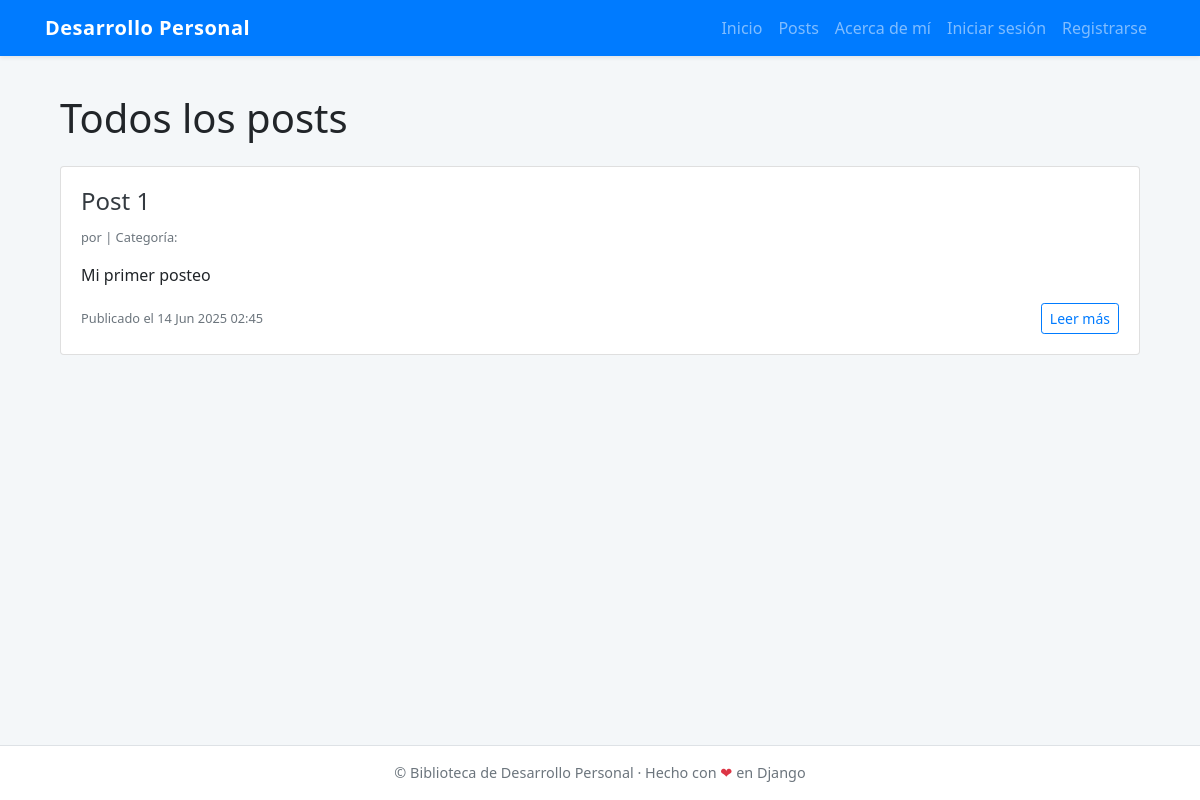
The app's page /result/, older data.
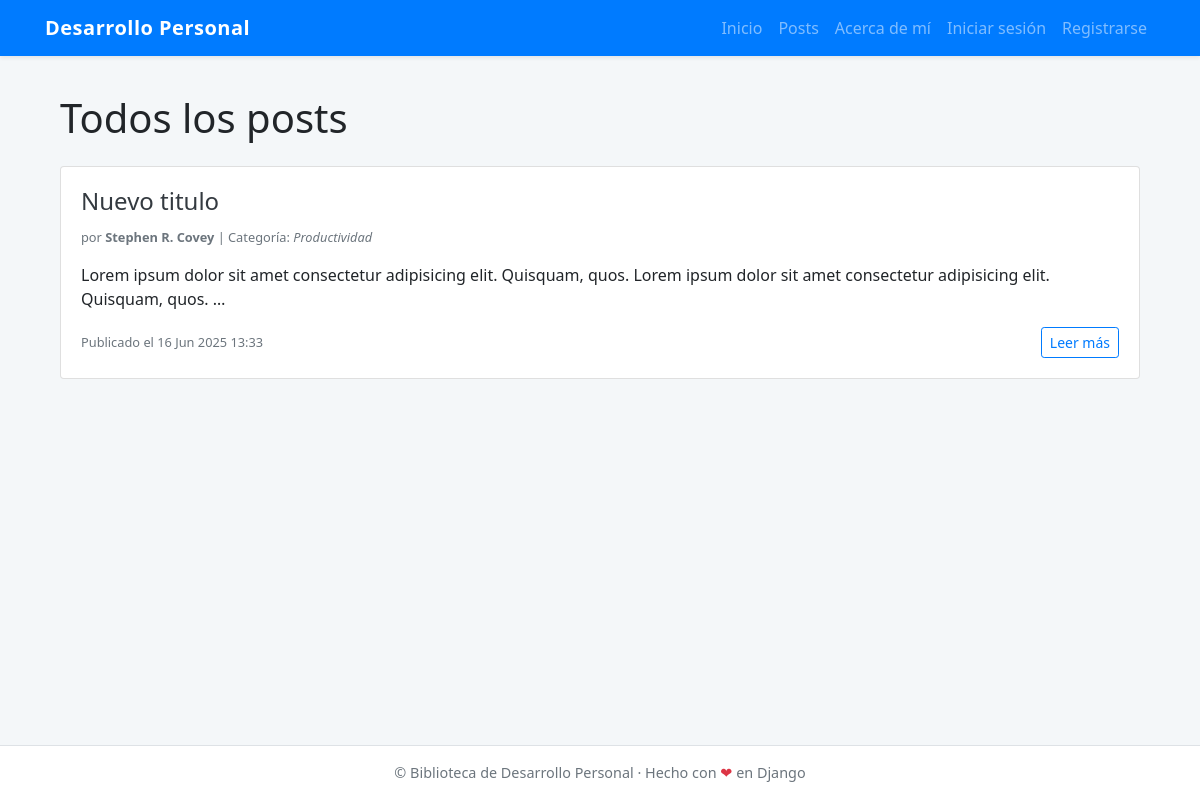
The same page, newer data.
### core/models.py (models this page shows, shortened)
class Post(models.Model):
    title = models.CharField(max_length=100)
    content = models.TextField()
    author = models.ForeignKey(Author, on_delete=models.CASCADE)
    category = models.ForeignKey(Category, on_delete=models.CASCADE)
    created_at = models.DateTimeField(auto_now_add=True)

class Author(models.Model):
    name = models.CharField(max_length=100)
    def __str__(self):
        return self.name

class Category(models.Model):
    name = models.CharField(max_length=50)
    def __str__(self):
        return self.name

### core/views.py (the view)
# urls.py: path('result/', result, name='result'),
def result(request):
    query = request.GET.get('query', '').strip()
    author_id = request.GET.get('author')
    category_id = request.GET.get('category')
    results = Post.objects.all()
    author_obj = None
    category_obj = None
    if query:
        results = results.filter(title__icontains=query)
    if author_id:
        try:
            author_obj = Author.objects.get(id=int(author_id))
            results = results.filter(author=author_obj)
        except (ValueError, Author.DoesNotExist):
            author_obj = None
    if category_id:
        try:
            category_obj = Category.objects.get(id=int(category_id))
            results = results.filter(category=category_obj)
        except (ValueError, Category.DoesNotExist):
            category_obj = None
    return render(request, 'core/result.html', {
        'query': query,
        'results': results,
        'author': author_obj,
        'category': category_obj,
    })

### core/templates/core/result.html
{% extends 'core/base.html' %} {% block title %}Resultados{% endblock %} {% block content %}
<div class="container">
  <h1 class="mb-4">
    {% if query or author or category %} {% if query %} Resultados para "{{ query }}" {% if author or category %}
    <small class="text-muted d-block mt-2" style="font-size: 1.1rem">
      {% if author %}
      <span class="badge badge-primary px-2 py-1">Autor: {{ author.name }}</span>
      {% endif %} {% if category %}
      <span class="badge badge-success px-2 py-1">Categoría: {{ category.name }}</span>
      {% endif %}
    </small>
    {% endif %} {% elif author %} Posts de {{ author.name }} {% if category %}
    <small class="text-muted d-block mt-2" style="font-size: 1.1rem">
      <span class="badge badge-success px-2 py-1">Categoría: {{ category.name }}</span>
    </small>
    {% endif %} {% elif category %} Posts en la categoría {{ category.name }} {% endif %} {% else %} Todos los posts {% endif %}
  </h1>
  {% if results %} {% for post in results %}
  <div class="card mb-3">
    <div class="card-body">
      <h4 class="card-title">
        <a href="{% url 'post_detail' post.id %}" class="text-decoration-none text-dark">{{ post.title }}</a>
      </h4>
      <p class="card-text text-secondary small"> por <strong>{{ post.author }}</strong> | Categoría: <em>{{ post.category }}</em> </p>
      <p class="card-text">{{ post.content|truncatewords:20 }}</p>
      <div class="d-flex justify-content-between align-items-center">
        <p class="text-muted small mb-0"> Publicado el {{ post.created_at|date:"d M Y H:i" }} </p>
        <a href="{% url 'post_detail' post.id %}" class="btn btn-outline-primary btn-sm"> Leer más </a>
      </div>
    </div>
  </div>
  {% endfor %} {% else %}
  <div class="alert alert-warning">No se encontraron resultados.</div>
  {% endif %}
</div>
{% endblock %}

Row changes from the older to the newer data that the page shows:
removed Post: title "Post 1", content "Mi primer posteo", created_at "14 Jun 2025 02:45"
added Post: title "Nuevo titulo", author "Stephen R. Covey", category "Productividad", content "Lorem ipsum dolor sit amet consectetur adipisicing elit. Quisquam, quos. Lorem ipsum dolor sit amet consectetur adipisicing elit. Quisquam, quos. …", created_at "16 Jun 2025 13:33"
